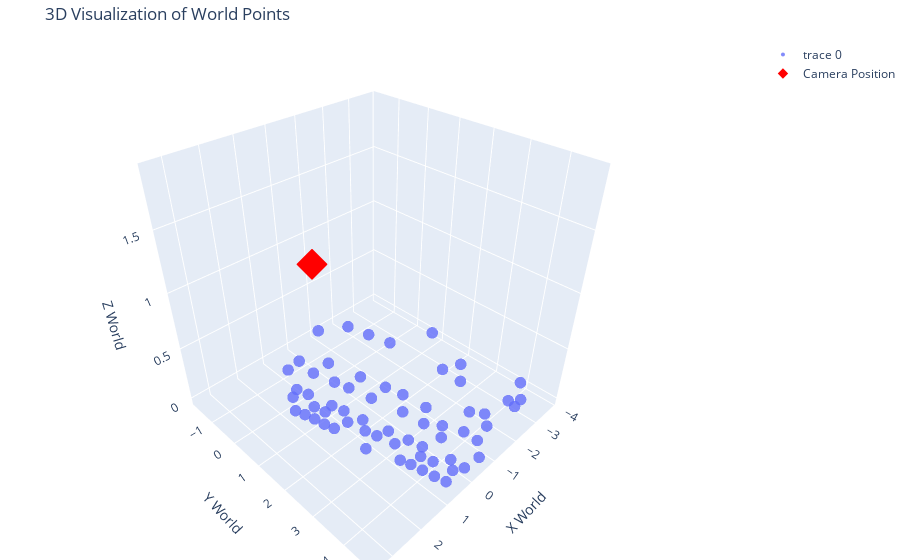

Notebook code cell kept with this figure:
### Code cell
import plotly.graph_objects as go

# Create a 3D scatter plot
fig = go.Figure(data=[go.Scatter3d(
    x=world_points[:, 0],
    y=world_points[:, 1],
    z=world_points[:, 2],
    mode='markers',
    marker=dict(
        size=4,
        opacity=0.8
    )
)])

# Add the camera position to the plot
fig.add_trace(go.Scatter3d(
    x=[pib_pos.x],
    y=[pib_pos.y],
    z=[pib_pos.z],
    mode='markers',
    marker=dict(
        size=8,
        color='red',
        symbol='diamond'
    ),
    name='Camera Position'
))


# Set plot layout
fig.update_layout(
    title='3D Visualization of World Points',
    scene=dict(
        xaxis_title='X World',
        yaxis_title='Y World',
        zaxis_title='Z World',
        aspectratio=dict(x=1, y=1, z=1)
    ),
    margin=dict(r=0, b=0, l=0, t=40)
)

fig.show()

### Figure 1 — Plotly figure (JSON) as saved in the notebook; plotly's stock layout.template omitted (floating-point values rounded to 4 significant figures)
{"data": [{"marker": {"opacity": 0.8, "size": 4}, "mode": "markers", "type": "scatter3d", "x": [-1.143, 0.2817, 0.3271, 1.519, 1.609, 1.754, 1.685, 0.07803, -0.6372, -2.838, -2.012, 0.8032, 0.2486, 0.713, 0.6381, 1.297, 0.9487, 1.448, 0.8032, 0.8882, -0.4947, -1.033, -1.671, -2.583, -0.981, -2.931, -1.584, -3.813, -3.227, -0.4277, -1.042, -0.8142, -1.985, -1.771, -2.21, -2.411, -3.81, -2.61, 1.182, 0.8665, 1.274, 1.079, 0.1507, -0.2711, 1.17, 1.45, 0.2808, 0.6513, -0.02892, 0.3748, 0.1679, 0.4453, 0.7718, 1.006, 0.04753, -0.5646, 0.6103, 0.8529, 0.4258, 0.7754, -0.1631, -0.7654, -0.4164, -0.91], "y": [-1.715, -1.077, -0.4056, 1.264, 0.9839, 0.3758, 0.6862, 4.697, 4.659, 4.306, -1.235, -0.9933, 4.487, 4.286, 4.578, 2.557, 3.403, 1.566, 3.988, 3.694, 3.013, 4.33, 4.194, 2.702, 2.707, 4.053, 3.27, 3.895, 4.259, 3.637, 3.905, 3.385, 3.914, 3.576, -0.5224, 0.1909, 0.7534, 2.048, 0.9536, 0.894, 0.6191, 0.1713, 0.2918, -0.38, -0.2093, -0.06297, 3.118, 2.977, 4.229, 3.986, 3.488, 3.652, 1.268, 1.631, 0.7653, 0.6472, 1.816, 2.127, 2.563, 2.47, 1.435, 1.432, 2.352, 1.95], "z": [0.005213, -0.004829, -0.005399, -0.0005617, 0.01126, -0.003331, 0.007787, 0.04728, -0.01056, 0.006445, 0.003795, -0.002406, 0.006457, -0.001073, 0.001707, -0.01047, -0.001759, 0.007081, 0.007283, 0.01216, -0.00528, 0.004768, -0.002409, 0.001527, 0.00788, -0.0006173, 0.4527, 0.005924, -0.0005746, 0.0004779, -0.002301, -0.008862, 0.004823, -0.004065, 0.001506, -0.001354, -0.002968, 0.003569, -0.002625, -0.005997, -0.000796, 0.005103, -0.0004933, 0.00919, -0.001547, -0.005655, 7.602e-05, 0.005259, -0.007147, 0.0009878, -0.008247, -0.01179, -0.002674, 0.001017, 0.01067, 0.001713, -0.01155, -0.01238, -0.002135, -0.002644, -0.004081, 0.005632, -0.007667, 0.003268]}, {"marker": {"color": "red", "size": 8, "symbol": "diamond"}, "mode": "markers", "name": "Camera Position", "type": "scatter3d", "x": [3.379], "y": [3.294], "z": [1.9]}], "layout": {"margin": {"b": 0, "l": 0, "r": 0, "t": 40}, "scene": {"aspectratio": {"x": 1, "y": 1, "z": 1}, "xaxis": {"title": {"text": "X World"}}, "yaxis": {"title": {"text": "Y World"}}, "zaxis": {"title": {"text": "Z World"}}}, "title": {"text": "3D Visualization of World Points"}}}
